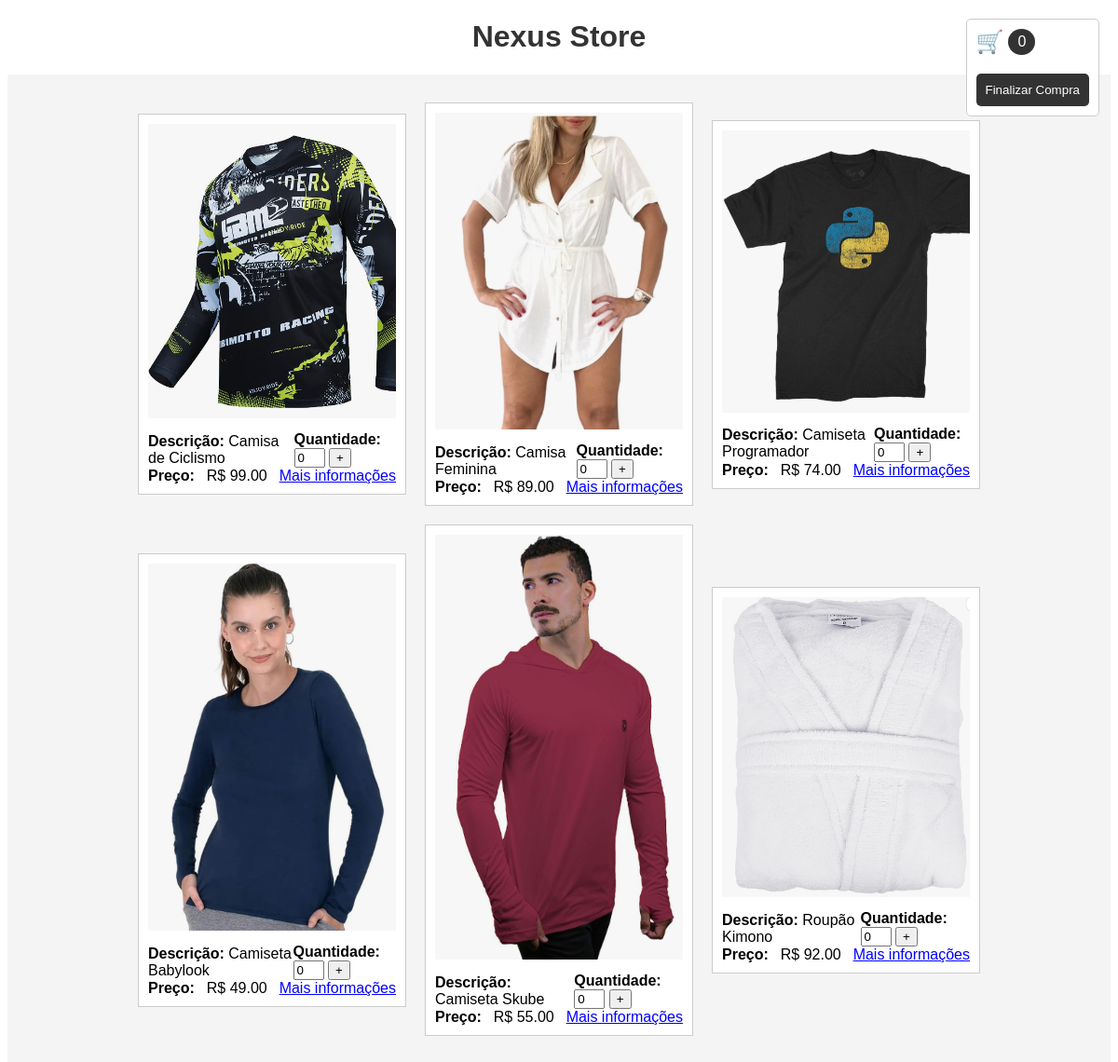
The page / on the database its author committed.
### base/models.py (models this page shows, shortened)
class Item(models.Model):
    preco = models.DecimalField(max_digits=8, decimal_places=2, blank=True)
    tamanho = models.CharField(max_length=50, blank=True)
    cor = models.CharField(max_length=50, blank=True)
    estoque = models.IntegerField(blank=True)
    descricao = models.TextField(blank=True)
    descricao_tecnica = models.TextField(blank=True)
    imagem = models.ImageField(upload_to='static/imagens/', blank=True)

### base/views.py (the view)
# urls.py: path('', views.principal, name="Principal"),
def principal(request):
    itens = Item.objects.all()
    return render(request, 'principal.html', {'itens': itens})

### base/templates/principal.html (shortened to what this page needs)
<!DOCTYPE html>
<html>
<head>
</head>
<body>
    <h1>Nexus Store</h1>
    <div class="cart-container" onclick="toggleCart()">
        <div class="cart-header">
            <span class="cart-icon">&#128722;</span>
            <span class="cart-count" id="cart-count">0</span>
        </div>
        <button class="finalize-button" onclick="finalizePurchase()">Finalizar Compra</button>
    </div>
    <ul class="item-list">
        {% block content %}
        {% for item in itens %}
        <li class="item">
            {% if item.imagem %}
                <img src="{{ item.imagem.url }}" alt="Sem Imagem do Item">
            {% endif %}<br>
            <div class="item-details">
                <div>
                    <strong>Descrição:</strong> {{ item.descricao }}<br>
                </div>
                <div>
                    <strong>Quantidade:</strong> <input class="input-quantidade" type="number" name="quantidade" min="0" value="0">
                    <button class="add-to-cart" data-item="{{ item.descricao }}">+</button>
                </div>
            </div>
            <div class="item-details">
                <strong>Preço:</strong> R$ {{ item.preco }}<br>
                <div class="more-info-link" onclick="openPopup('popup-{{ forloop.counter }}')">Mais informações</div>
            </div>
        </li>
        {% endfor %}
        {% endblock %}
    </ul>
</body>
</html>

### base/templates/principal.html (style rules this page uses)
body { font-family: Arial, sans-serif; }
h1 { text-align: center; color: #333; }
.item-list { list-style: none; display: flex; flex-wrap: wrap; padding: 0; justify-content: center; align-items: center; margin: 0; padding: 20px; background-color: #f4f4f4; }
.item { width: calc(25% - 20px); margin: 10px; padding: 10px; border: 1px solid #ccc; background-color: #fff; }
.item img { max-width: 100%; height: auto; margin-bottom: 10px; }
.item-details { display: flex; justify-content: space-between; align-items: center; }
.more-info-link { color: blue; cursor: pointer; text-decoration: underline; }
.input-quantidade { width: 25px; }
.cart-container { position: fixed; top: 20px; right: 20px; background-color: #fff; border: 1px solid #ccc; padding: 10px; border-radius: 5px; cursor: pointer; }
.cart-header { display: flex; align-items: center; margin-bottom: 10px; }
.cart-icon { font-size: 24px; margin-right: 5px; }
.cart-count { background-color: #333; color: #fff; padding: 5px 10px; border-radius: 50%; }
.finalize-button { display: block; margin-top: 20px; padding: 10px; background-color: #333; color: #fff; border: none; border-radius: 5px; cursor: pointer; }

### rows shown on the page
Item: imagem (picture), descricao "Camisa de Ciclismo", preco "99.00"
Item: imagem (picture), descricao "Camisa Feminina", preco "89.00"
Item: imagem (picture), descricao "Camiseta Programador", preco "74.00"
Item: imagem (picture), descricao "Camiseta Babylook", preco "49.00"
Item: imagem (picture), descricao "Camiseta Skube", preco "55.00"
Item: imagem (picture), descricao "Roupão Kimono", preco "92.00"
